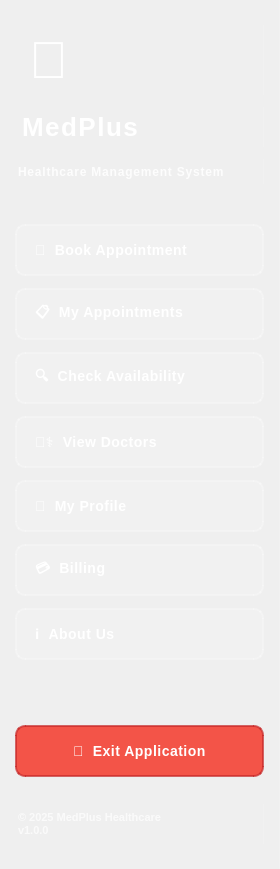
     <widget class="QFrame" name="frameSidebar">
      <property name="minimumSize">
       <size>
        <width>280</width>
        <height>0</height>
       </size>
      </property>
      <property name="maximumSize">
       <size>
        <width>300</width>
        <height>16777215</height>
       </size>
      </property>
      <property name="styleSheet">
       <string notr="true">QFrame {
    background: qlineargradient(x1:0, y1:0, x2:0, y2:1,
        stop:0 #0d47a1, stop:0.7 #1565c0, stop:1 #1976d2);
    border: none;
    border-right: 1px solid rgba(255, 255, 255, 0.1);
}</string>
      </property>
      <layout class="QVBoxLayout" name="verticalLayout">
       <property name="spacing">
        <number>12</number>
       </property>
       <property name="leftMargin">
        <number>15</number>
       </property>
       <property name="topMargin">
        <number>25</number>
       </property>
       <property name="rightMargin">
        <number>15</number>
       </property>
       <property name="bottomMargin">
        <number>25</number>
       </property>
       <item>
        <widget class="QLabel" name="lblLogo">
         <property name="minimumSize">
          <size>
           <width>0</width>
           <height>70</height>
          </size>
         </property>
         <property name="maximumSize">
          <size>
           <width>16777215</width>
           <height>70</height>
          </size>
         </property>
         <property name="styleSheet">
          <string notr="true">QLabel {
    font-size: 52px;
    color: white;
    background: transparent;
    qproperty-alignment: AlignCenter;
    font-weight: bold;
}</string>
         </property>
         <property name="text">
          <string>🏥</string>
         </property>
        </widget>
       </item>
       <item>
        <widget class="QLabel" name="lblBrandName">
         <property name="minimumSize">
          <size>
           <width>0</width>
           <height>40</height>
          </size>
         </property>
         <property name="maximumSize">
          <size>
           <width>16777215</width>
           <height>40</height>
          </size>
         </property>
         <property name="styleSheet">
          <string notr="true">QLabel {
    font-size: 26px;
    font-weight: 800;
    color: white;
    background: transparent;
    qproperty-alignment: AlignCenter;
    letter-spacing: 1.5px;
    text-shadow: 0 2px 4px rgba(0, 0, 0, 0.2);
}</string>
         </property>
         <property name="text">
          <string>MedPlus</string>
         </property>
        </widget>
       </item>
       <item>
        <widget class="QLabel" name="lblTagline">
         <property name="minimumSize">
          <size>
           <width>0</width>
           <height>25</height>
          </size>
         </property>
         <property name="maximumSize">
          <size>
           <width>16777215</width>
           <height>25</height>
          </size>
         </property>
         <property name="styleSheet">
          <string notr="true">QLabel {
    font-size: 12px;
    color: rgba(255, 255, 255, 0.85);
    background: transparent;
    qproperty-alignment: AlignCenter;
    font-weight: 500;
    letter-spacing: 0.8px;
}</string>
         </property>
         <property name="text">
          <string>Healthcare Management System</string>
         </property>
        </widget>
       </item>
       <item>
        <widget class="QFrame" name="lineDivider">
         <property name="minimumSize">
          <size>
           <width>0</width>
           <height>1</height>
          </size>
         </property>
         <property name="maximumSize">
          <size>
           <width>16777215</width>
           <height>1</height>
          </size>
         </property>
         <property name="styleSheet">
          <string notr="true">QFrame {
    background: qlineargradient(x1:0, y1:0, x2:1, y2:0,
        stop:0 transparent, stop:0.3 rgba(255, 255, 255, 0.4), stop:0.7 rgba(255, 255, 255, 0.4), stop:1 transparent);
    border: none;
}</string>
         </property>
         <property name="frameShape">
          <enum>QFrame::Shape::HLine</enum>
         </property>
         <property name="frameShadow">
          <enum>QFrame::Shadow::Sunken</enum>
         </property>
        </widget>
       </item>
       <item>
        <spacer name="verticalSpacer_1">
         <property name="orientation">
          <enum>Qt::Orientation::Vertical</enum>
         </property>
         <property name="sizeHint" stdset="0">
          <size>
           <width>20</width>
           <height>15</height>
          </size>
         </property>
        </spacer>
       </item>
       <item>
        <widget class="QPushButton" name="btnBookAppointment">
         <property name="minimumSize">
          <size>
           <width>0</width>
           <height>52</height>
          </size>
         </property>
         <property name="maximumSize">
          <size>
           <width>16777215</width>
           <height>52</height>
          </size>
         </property>
         <property name="styleSheet">
          <string notr="true">QPushButton {
    background-color: rgba(255, 255, 255, 0.15);
    color: white;
    font-size: 14px;
    font-weight: 700;
    border: 2px solid rgba(255, 255, 255, 0.25);
    border-radius: 10px;
    padding: 12px 18px;
    text-align: left;
    letter-spacing: 0.5px;
}
QPushButton:hover {
    background-color: rgba(255, 255, 255, 0.25);
    border-color: rgba(255, 255, 255, 0.4);
    transform: translateY(-1px);
    box-shadow: 0 4px 12px rgba(0, 0, 0, 0.15);
}
QPushButton:pressed {
    background-color: rgba(255, 255, 255, 0.3);
    transform: translateY(0px);
}
QPushButton:checked {
    background-color: rgba(255, 255, 255, 0.35);
    border-color: rgba(255, 255, 255, 0.6);
}</string>
         </property>
         <property name="text">
          <string>📅  Book Appointment</string>
         </property>
        </widget>
       </item>
       <item>
        <widget class="QPushButton" name="btnMyAppointments">
         <property name="minimumSize">
          <size>
           <width>0</width>
           <height>52</height>
          </size>
         </property>
         <property name="maximumSize">
          <size>
           <width>16777215</width>
           <height>52</height>
          </size>
         </property>
         <property name="styleSheet">
          <string notr="true">QPushButton {
    background-color: rgba(255, 255, 255, 0.15);
    color: white;
    font-size: 14px;
    font-weight: 700;
    border: 2px solid rgba(255, 255, 255, 0.25);
    border-radius: 10px;
    padding: 12px 18px;
    text-align: left;
    letter-spacing: 0.5px;
}
QPushButton:hover {
    background-color: rgba(255, 255, 255, 0.25);
    border-color: rgba(255, 255, 255, 0.4);
    transform: translateY(-1px);
    box-shadow: 0 4px 12px rgba(0, 0, 0, 0.15);
}
QPushButton:pressed {
    background-color: rgba(255, 255, 255, 0.3);
    transform: translateY(0px);
}</string>
         </property>
         <property name="text">
          <string>📋  My Appointments</string>
         </property>
        </widget>
       </item>
       <item>
        <widget class="QPushButton" name="btnViewSlotAvailability">
         <property name="minimumSize">
          <size>
           <width>0</width>
           <height>52</height>
          </size>
         </property>
         <property name="maximumSize">
          <size>
           <width>16777215</width>
           <height>52</height>
          </size>
         </property>
         <property name="styleSheet">
          <string notr="true">QPushButton {
    background-color: rgba(255, 255, 255, 0.15);
    color: white;
    font-size: 14px;
    font-weight: 700;
    border: 2px solid rgba(255, 255, 255, 0.25);
    border-radius: 10px;
    padding: 12px 18px;
    text-align: left;
    letter-spacing: 0.5px;
}
QPushButton:hover {
    background-color: rgba(255, 255, 255, 0.25);
    border-color: rgba(255, 255, 255, 0.4);
    transform: translateY(-1px);
    box-shadow: 0 4px 12px rgba(0, 0, 0, 0.15);
}
QPushButton:pressed {
    background-color: rgba(255, 255, 255, 0.3);
    transform: translateY(0px);
}</string>
         </property>
         <property name="text">
          <string>🔍  Check Availability</string>
         </property>
        </widget>
       </item>
       <item>
        <widget class="QPushButton" name="btnViewDoctors">
         <property name="minimumSize">
          <size>
           <width>0</width>
           <height>52</height>
          </size>
         </property>
         <property name="maximumSize">
          <size>
           <width>16777215</width>
           <height>52</height>
          </size>
         </property>
         <property name="styleSheet">
          <string notr="true">QPushButton {
    background-color: rgba(255, 255, 255, 0.15);
    color: white;
    font-size: 14px;
    font-weight: 700;
    border: 2px solid rgba(255, 255, 255, 0.25);
    border-radius: 10px;
    padding: 12px 18px;
    text-align: left;
    letter-spacing: 0.5px;
}
QPushButton:hover {
    background-color: rgba(255, 255, 255, 0.25);
    border-color: rgba(255, 255, 255, 0.4);
    transform: translateY(-1px);
    box-shadow: 0 4px 12px rgba(0, 0, 0, 0.15);
}
QPushButton:pressed {
    background-color: rgba(255, 255, 255, 0.3);
    transform: translateY(0px);
}</string>
         </property>
         <property name="text">
          <string>👨‍⚕️  View Doctors</string>
         </property>
        </widget>
       </item>
       <item>
        <widget class="QPushButton" name="btnMyProfile">
         <property name="minimumSize">
          <size>
           <width>0</width>
           <height>52</height>
          </size>
         </property>
         <property name="maximumSize">
          <size>
           <width>16777215</width>
           <height>52</height>
          </size>
         </property>
         <property name="styleSheet">
          <string notr="true">QPushButton {
    background-color: rgba(255, 255, 255, 0.15);
    color: white;
    font-size: 14px;
    font-weight: 700;
    border: 2px solid rgba(255, 255, 255, 0.25);
    border-radius: 10px;
    padding: 12px 18px;
    text-align: left;
    letter-spacing: 0.5px;
}
QPushButton:hover {
    background-color: rgba(255, 255, 255, 0.25);
    border-color: rgba(255, 255, 255, 0.4);
    transform: translateY(-1px);
    box-shadow: 0 4px 12px rgba(0, 0, 0, 0.15);
}
QPushButton:pressed {
    background-color: rgba(255, 255, 255, 0.3);
    transform: translateY(0px);
}</string>
         </property>
         <property name="text">
          <string>👤  My Profile</string>
         </property>
        </widget>
       </item>
       <item>
        <widget class="QPushButton" name="btnBilling">
         <property name="minimumSize">
          <size>
           <width>0</width>
           <height>52</height>
          </size>
         </property>
         <property name="maximumSize">
          <size>
           <width>16777215</width>
           <height>52</height>
          </size>
         </property>
         <property name="styleSheet">
          <string notr="true">QPushButton {
    background-color: rgba(255, 255, 255, 0.15);
    color: white;
    font-size: 14px;
    font-weight: 700;
    border: 2px solid rgba(255, 255, 255, 0.25);
    border-radius: 10px;
    padding: 12px 18px;
    text-align: left;
    letter-spacing: 0.5px;
}
QPushButton:hover {
    background-color: rgba(255, 255, 255, 0.25);
    border-color: rgba(255, 255, 255, 0.4);
    transform: translateY(-1px);
    box-shadow: 0 4px 12px rgba(0, 0, 0, 0.15);
}
QPushButton:pressed {
    background-color: rgba(255, 255, 255, 0.3);
    transform: translateY(0px);
}</string>
         </property>
         <property name="text">
          <string>💳  Billing</string>
         </property>
        </widget>
       </item>
       <item>
        <widget class="QPushButton" name="btnAboutUs">
         <property name="minimumSize">
          <size>
           <width>0</width>
           <height>52</height>
          </size>
         </property>
         <property name="maximumSize">
          <size>
           <width>16777215</width>
           <height>52</height>
          </size>
         </property>
         <property name="styleSheet">
          <string notr="true">QPushButton {
    background-color: rgba(255, 255, 255, 0.15);
    color: white;
    font-size: 14px;
    font-weight: 700;
    border: 2px solid rgba(255, 255, 255, 0.25);
    border-radius: 10px;
    padding: 12px 18px;
    text-align: left;
    letter-spacing: 0.5px;
}
QPushButton:hover {
    background-color: rgba(255, 255, 255, 0.25);
    border-color: rgba(255, 255, 255, 0.4);
    transform: translateY(-1px);
    box-shadow: 0 4px 12px rgba(0, 0, 0, 0.15);
}
QPushButton:pressed {
    background-color: rgba(255, 255, 255, 0.3);
    transform: translateY(0px);
}</string>
         </property>
         <property name="text">
          <string>ℹ️  About Us</string>
         </property>
        </widget>
       </item>
       <item>
        <spacer name="verticalSpacer_2">
         <property name="orientation">
          <enum>Qt::Orientation::Vertical</enum>
         </property>
         <property name="sizeHint" stdset="0">
          <size>
           <width>20</width>
           <height>40</height>
          </size>
         </property>
        </spacer>
       </item>
       <item>
        <widget class="QFrame" name="lineDivider2">
         <property name="minimumSize">
          <size>
           <width>0</width>
           <height>1</height>
          </size>
         </property>
         <property name="maximumSize">
          <size>
           <width>16777215</width>
           <height>1</height>
          </size>
         </property>
         <property name="styleSheet">
          <string notr="true">QFrame {
    background: qlineargradient(x1:0, y1:0, x2:1, y2:0,
        stop:0 transparent, stop:0.3 rgba(255, 255, 255, 0.4), stop:0.7 rgba(255, 255, 255, 0.4), stop:1 transparent);
    border: none;
}</string>
         </property>
         <property name="frameShape">
          <enum>QFrame::Shape::HLine</enum>
         </property>
         <property name="frameShadow">
          <enum>QFrame::Shadow::Sunken</enum>
         </property>
        </widget>
       </item>
       <item>
        <widget class="QPushButton" name="btnExit">
         <property name="minimumSize">
          <size>
           <width>0</width>
           <height>52</height>
          </size>
         </property>
         <property name="maximumSize">
          <size>
           <width>16777215</width>
           <height>52</height>
          </size>
         </property>
         <property name="styleSheet">
          <string notr="true">QPushButton {
    background-color: rgba(244, 67, 54, 0.9);
    color: white;
    font-size: 14px;
    font-weight: 700;
    border: 2px solid rgba(198, 40, 40, 0.7);
    border-radius: 10px;
    padding: 12px 18px;
    letter-spacing: 0.5px;
}
QPushButton:hover {
    background-color: rgba(244, 67, 54, 1);
    border-color: rgba(198, 40, 40, 0.9);
    transform: translateY(-1px);
    box-shadow: 0 4px 12px rgba(244, 67, 54, 0.3);
}
QPushButton:pressed {
    background-color: rgba(198, 40, 40, 1);
    transform: translateY(0px);
}</string>
         </property>
         <property name="text">
          <string>🚪  Exit Application</string>
         </property>
        </widget>
       </item>
       <item>
        <spacer name="verticalSpacer_3">
         <property name="orientation">
          <enum>Qt::Orientation::Vertical</enum>
         </property>
         <property name="sizeHint" stdset="0">
          <size>
           <width>20</width>
           <height>15</height>
          </size>
         </property>
        </spacer>
       </item>
       <item>
        <widget class="QLabel" name="lblFooter">
         <property name="minimumSize">
          <size>
           <width>0</width>
           <height>40</height>
          </size>
         </property>
         <property name="maximumSize">
          <size>
           <width>16777215</width>
           <height>40</height>
          </size>
         </property>
         <property name="styleSheet">
          <string notr="true">QLabel {
    font-size: 11px;
    color: rgba(255, 255, 255, 0.7);
    background: transparent;
    qproperty-alignment: AlignCenter;
    font-weight: 500;
    line-height: 1.4;
}</string>
         </property>
         <property name="text">
          <string>© 2025 MedPlus Healthcare
v1.0.0</string>
         </property>
        </widget>
       </item>
      </layout>
     </widget>
